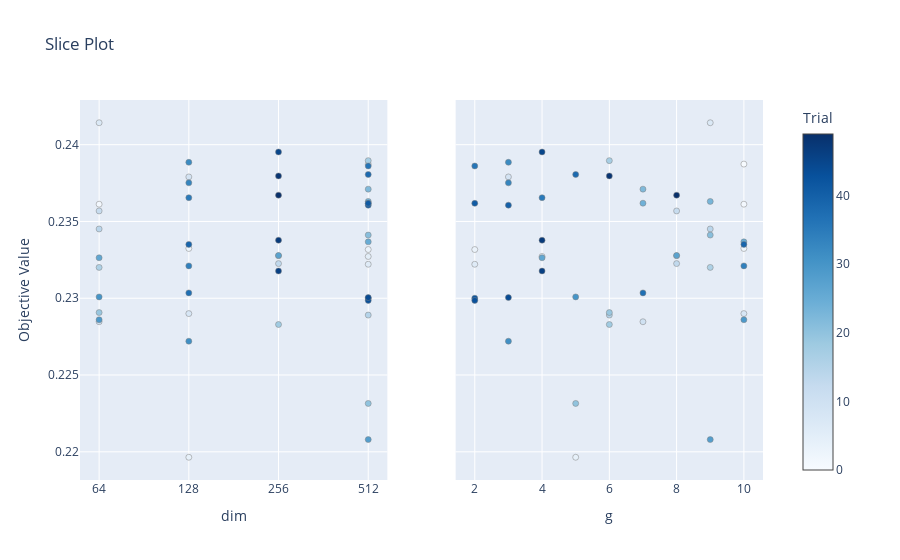

Here is the notebook cell this chart was saved with:
### Code cell
optuna.visualization.plot_slice(study, params=['g', 'dim'])

### Figure 1 — Plotly figure (JSON) as saved in the notebook; plotly's stock layout.template omitted (floating-point values rounded to 4 significant figures)
{"data": [{"marker": {"color": [0, 1, 2, 3, 4, 5, 6, 7, 8, 9, 10, 11, 12, 13, 14, 15, 16, 17, 18, 19, 20, 21, 22, 23, 24, 25, 26, 27, 28, 29, 30, 31, 32, 33, 34, 35, 36, 37, 38, 39, 40, 41, 42, 43, 44, 45, 46, 47, 48, 49], "colorbar": {"title": {"text": "Trial"}, "x": 1, "xpad": 40}, "colorscale": [[0, "rgb(247,251,255)"], [0.125, "rgb(222,235,247)"], [0.25, "rgb(198,219,239)"], [0.375, "rgb(158,202,225)"], [0.5, "rgb(107,174,214)"], [0.625, "rgb(66,146,198)"], [0.75, "rgb(33,113,181)"], [0.875, "rgb(8,81,156)"], [1, "rgb(8,48,107)"]], "line": {"color": "Grey", "width": 0.5}, "showscale": true}, "mode": "markers", "name": "Feasible Trial", "showlegend": false, "type": "scatter", "x": [512, 64, 128, 512, 128, 512, 512, 64, 128, 128, 64, 256, 64, 256, 64, 512, 64, 512, 256, 64, 512, 512, 512, 512, 512, 512, 64, 256, 512, 64, 64, 128, 128, 128, 128, 128, 512, 128, 512, 128, 512, 512, 512, 512, 512, 256, 256, 256, 256, 256], "xaxis": "x", "y": [0.2387, 0.2361, 0.2332, 0.2332, 0.2196, 0.2327, 0.2322, 0.2414, 0.229, 0.2379, 0.2285, 0.2328, 0.2357, 0.2323, 0.2345, 0.2289, 0.232, 0.239, 0.2283, 0.2291, 0.2231, 0.2341, 0.2371, 0.2363, 0.2362, 0.2337, 0.2326, 0.2328, 0.2208, 0.2286, 0.2301, 0.2272, 0.2389, 0.2375, 0.2321, 0.2365, 0.2386, 0.2303, 0.2381, 0.2335, 0.2361, 0.2362, 0.23, 0.2299, 0.23, 0.2395, 0.2318, 0.2338, 0.238, 0.2367], "yaxis": "y"}, {"marker": {"color": [0, 1, 2, 3, 4, 5, 6, 7, 8, 9, 10, 11, 12, 13, 14, 15, 16, 17, 18, 19, 20, 21, 22, 23, 24, 25, 26, 27, 28, 29, 30, 31, 32, 33, 34, 35, 36, 37, 38, 39, 40, 41, 42, 43, 44, 45, 46, 47, 48, 49], "colorbar": {"title": {"text": "Trial"}, "x": 1, "xpad": 40}, "colorscale": [[0, "rgb(247,251,255)"], [0.125, "rgb(222,235,247)"], [0.25, "rgb(198,219,239)"], [0.375, "rgb(158,202,225)"], [0.5, "rgb(107,174,214)"], [0.625, "rgb(66,146,198)"], [0.75, "rgb(33,113,181)"], [0.875, "rgb(8,81,156)"], [1, "rgb(8,48,107)"]], "line": {"color": "Grey", "width": 0.5}, "showscale": false}, "mode": "markers", "name": "Feasible Trial", "showlegend": false, "type": "scatter", "x": [10, 10, 10, 2, 5, 4, 2, 9, 10, 3, 7, 8, 8, 8, 9, 6, 9, 6, 6, 6, 5, 9, 7, 9, 7, 10, 4, 8, 9, 10, 5, 3, 3, 3, 10, 4, 2, 7, 5, 10, 3, 2, 2, 2, 3, 4, 4, 4, 6, 8], "xaxis": "x2", "y": [0.2387, 0.2361, 0.2332, 0.2332, 0.2196, 0.2327, 0.2322, 0.2414, 0.229, 0.2379, 0.2285, 0.2328, 0.2357, 0.2323, 0.2345, 0.2289, 0.232, 0.239, 0.2283, 0.2291, 0.2231, 0.2341, 0.2371, 0.2363, 0.2362, 0.2337, 0.2326, 0.2328, 0.2208, 0.2286, 0.2301, 0.2272, 0.2389, 0.2375, 0.2321, 0.2365, 0.2386, 0.2303, 0.2381, 0.2335, 0.2361, 0.2362, 0.23, 0.2299, 0.23, 0.2395, 0.2318, 0.2338, 0.238, 0.2367], "yaxis": "y2"}], "layout": {"title": {"text": "Slice Plot"}, "xaxis": {"anchor": "y", "categoryarray": [64, 128, 256, 512], "categoryorder": "array", "domain": [0, 0.45], "title": {"text": "dim"}, "type": "category"}, "xaxis2": {"anchor": "y2", "domain": [0.55, 1], "title": {"text": "g"}}, "yaxis": {"anchor": "x", "domain": [0, 1], "title": {"text": "Objective Value"}}, "yaxis2": {"anchor": "x2", "domain": [0, 1], "matches": "y", "showticklabels": false}}}
